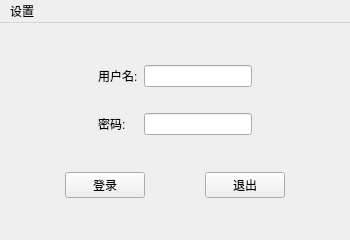
<?xml version="1.0" encoding="UTF-8"?>
<ui version="4.0">
 <class>MainWindow</class>
 <widget class="QMainWindow" name="MainWindow">
  <property name="geometry">
   <rect>
    <x>0</x>
    <y>0</y>
    <width>350</width>
    <height>240</height>
   </rect>
  </property>
  <property name="minimumSize">
   <size>
    <width>350</width>
    <height>240</height>
   </size>
  </property>
  <property name="maximumSize">
   <size>
    <width>350</width>
    <height>240</height>
   </size>
  </property>
  <property name="windowTitle">
   <string>登录窗口</string>
  </property>
  <widget class="QWidget" name="centralWidget">
   <layout class="QVBoxLayout" name="verticalLayout">
    <item>
     <widget class="QWidget" name="widget" native="true">
      <property name="sizePolicy">
       <sizepolicy hsizetype="Preferred" vsizetype="Fixed">
        <horstretch>0</horstretch>
        <verstretch>0</verstretch>
       </sizepolicy>
      </property>
      <layout class="QGridLayout" name="gridLayout">
       <property name="leftMargin">
        <number>0</number>
       </property>
       <property name="topMargin">
        <number>0</number>
       </property>
       <property name="rightMargin">
        <number>0</number>
       </property>
       <property name="bottomMargin">
        <number>0</number>
       </property>
       <item row="2" column="0">
        <spacer name="horizontalSpacer_5">
         <property name="orientation">
          <enum>Qt::Horizontal</enum>
         </property>
         <property name="sizeHint" stdset="0">
          <size>
           <width>40</width>
           <height>20</height>
          </size>
         </property>
        </spacer>
       </item>
       <item row="1" column="0">
        <spacer name="verticalSpacer">
         <property name="orientation">
          <enum>Qt::Vertical</enum>
         </property>
         <property name="sizeHint" stdset="0">
          <size>
           <width>20</width>
           <height>20</height>
          </size>
         </property>
        </spacer>
       </item>
       <item row="1" column="3">
        <spacer name="verticalSpacer_3">
         <property name="orientation">
          <enum>Qt::Vertical</enum>
         </property>
         <property name="sizeHint" stdset="0">
          <size>
           <width>20</width>
           <height>20</height>
          </size>
         </property>
        </spacer>
       </item>
       <item row="2" column="2">
        <widget class="QLineEdit" name="lineEdit_2">
         <property name="echoMode">
          <enum>QLineEdit::Password</enum>
         </property>
        </widget>
       </item>
       <item row="1" column="2">
        <spacer name="verticalSpacer_2">
         <property name="orientation">
          <enum>Qt::Vertical</enum>
         </property>
         <property name="sizeHint" stdset="0">
          <size>
           <width>20</width>
           <height>20</height>
          </size>
         </property>
        </spacer>
       </item>
       <item row="0" column="1">
        <widget class="QLabel" name="label">
         <property name="text">
          <string>用户名:</string>
         </property>
        </widget>
       </item>
       <item row="0" column="0">
        <spacer name="horizontalSpacer_4">
         <property name="orientation">
          <enum>Qt::Horizontal</enum>
         </property>
         <property name="sizeHint" stdset="0">
          <size>
           <width>40</width>
           <height>20</height>
          </size>
         </property>
        </spacer>
       </item>
       <item row="2" column="1">
        <widget class="QLabel" name="label_2">
         <property name="text">
          <string>密码:</string>
         </property>
        </widget>
       </item>
       <item row="2" column="3">
        <spacer name="horizontalSpacer_6">
         <property name="orientation">
          <enum>Qt::Horizontal</enum>
         </property>
         <property name="sizeHint" stdset="0">
          <size>
           <width>40</width>
           <height>20</height>
          </size>
         </property>
        </spacer>
       </item>
       <item row="0" column="2">
        <widget class="QLineEdit" name="lineEdit"/>
       </item>
       <item row="0" column="3">
        <spacer name="horizontalSpacer_7">
         <property name="orientation">
          <enum>Qt::Horizontal</enum>
         </property>
         <property name="sizeHint" stdset="0">
          <size>
           <width>40</width>
           <height>20</height>
          </size>
         </property>
        </spacer>
       </item>
      </layout>
     </widget>
    </item>
    <item>
     <widget class="QWidget" name="widget_2" native="true">
      <property name="sizePolicy">
       <sizepolicy hsizetype="Preferred" vsizetype="Fixed">
        <horstretch>0</horstretch>
        <verstretch>0</verstretch>
       </sizepolicy>
      </property>
      <layout class="QHBoxLayout" name="horizontalLayout">
       <property name="leftMargin">
        <number>0</number>
       </property>
       <property name="topMargin">
        <number>0</number>
       </property>
       <property name="rightMargin">
        <number>0</number>
       </property>
       <property name="bottomMargin">
        <number>0</number>
       </property>
       <item>
        <spacer name="horizontalSpacer">
         <property name="orientation">
          <enum>Qt::Horizontal</enum>
         </property>
         <property name="sizeHint" stdset="0">
          <size>
           <width>40</width>
           <height>20</height>
          </size>
         </property>
        </spacer>
       </item>
       <item>
        <widget class="QPushButton" name="pushButton">
         <property name="text">
          <string>登录</string>
         </property>
        </widget>
       </item>
       <item>
        <spacer name="horizontalSpacer_3">
         <property name="orientation">
          <enum>Qt::Horizontal</enum>
         </property>
         <property name="sizeHint" stdset="0">
          <size>
           <width>40</width>
           <height>20</height>
          </size>
         </property>
        </spacer>
       </item>
       <item>
        <widget class="QPushButton" name="pushButton_2">
         <property name="text">
          <string>退出</string>
         </property>
        </widget>
       </item>
       <item>
        <spacer name="horizontalSpacer_2">
         <property name="orientation">
          <enum>Qt::Horizontal</enum>
         </property>
         <property name="sizeHint" stdset="0">
          <size>
           <width>40</width>
           <height>20</height>
          </size>
         </property>
        </spacer>
       </item>
      </layout>
     </widget>
    </item>
   </layout>
  </widget>
  <widget class="QMenuBar" name="menuBar">
   <property name="geometry">
    <rect>
     <x>0</x>
     <y>0</y>
     <width>350</width>
     <height>26</height>
    </rect>
   </property>
   <widget class="QMenu" name="menu">
    <property name="title">
     <string>设置</string>
    </property>
    <addaction name="actionfont"/>
   </widget>
   <addaction name="menu"/>
  </widget>
  <action name="actionfont">
   <property name="text">
    <string>字体</string>
   </property>
  </action>
 </widget>
 <layoutdefault spacing="6" margin="11"/>
 <resources/>
 <connections/>
</ui>
